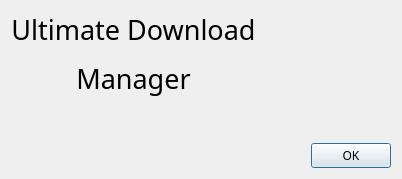
<?xml version="1.0" encoding="UTF-8"?>
<ui version="4.0">
 <class>AboutDialog</class>
 <widget class="QDialog" name="AboutDialog">
  <property name="geometry">
   <rect>
    <x>0</x>
    <y>0</y>
    <width>402</width>
    <height>179</height>
   </rect>
  </property>
  <property name="font">
   <font>
    <family>Helvetica Neue LT Pro</family>
   </font>
  </property>
  <property name="windowTitle">
   <string>Dialog</string>
  </property>
  <layout class="QGridLayout" name="gridLayout">
   <item row="1" column="0">
    <widget class="QLabel" name="label_3">
     <property name="font">
      <font>
       <pointsize>12</pointsize>
      </font>
     </property>
     <property name="text">
      <string/>
     </property>
    </widget>
   </item>
   <item row="0" column="0">
    <widget class="QLabel" name="label">
     <property name="font">
      <font>
       <family>Helvetica Neue LT Pro</family>
       <pointsize>20</pointsize>
       <weight>50</weight>
       <italic>false</italic>
       <bold>false</bold>
      </font>
     </property>
     <property name="text">
      <string>&lt;html&gt;&lt;head/&gt;&lt;body&gt;&lt;p align=&quot;center&quot;&gt;Ultimate Download&lt;/p&gt;&lt;p align=&quot;center&quot;&gt;Manager&lt;/p&gt;&lt;/body&gt;&lt;/html&gt;</string>
     </property>
    </widget>
   </item>
   <item row="0" column="1" rowspan="2">
    <widget class="QLabel" name="label_2">
     <property name="text">
      <string/>
     </property>
     <property name="pixmap">
      <pixmap>Images/UDM.ico</pixmap>
     </property>
     <property name="alignment">
      <set>Qt::AlignCenter</set>
     </property>
    </widget>
   </item>
   <item row="2" column="0" colspan="2">
    <widget class="QDialogButtonBox" name="buttonBox">
     <property name="orientation">
      <enum>Qt::Horizontal</enum>
     </property>
     <property name="standardButtons">
      <set>QDialogButtonBox::Ok</set>
     </property>
    </widget>
   </item>
  </layout>
 </widget>
 <resources/>
 <connections>
  <connection>
   <sender>buttonBox</sender>
   <signal>accepted()</signal>
   <receiver>AboutDialog</receiver>
   <slot>accept()</slot>
   <hints>
    <hint type="sourcelabel">
     <x>248</x>
     <y>254</y>
    </hint>
    <hint type="destinationlabel">
     <x>157</x>
     <y>274</y>
    </hint>
   </hints>
  </connection>
  <connection>
   <sender>buttonBox</sender>
   <signal>rejected()</signal>
   <receiver>AboutDialog</receiver>
   <slot>reject()</slot>
   <hints>
    <hint type="sourcelabel">
     <x>316</x>
     <y>260</y>
    </hint>
    <hint type="destinationlabel">
     <x>286</x>
     <y>274</y>
    </hint>
   </hints>
  </connection>
 </connections>
</ui>
